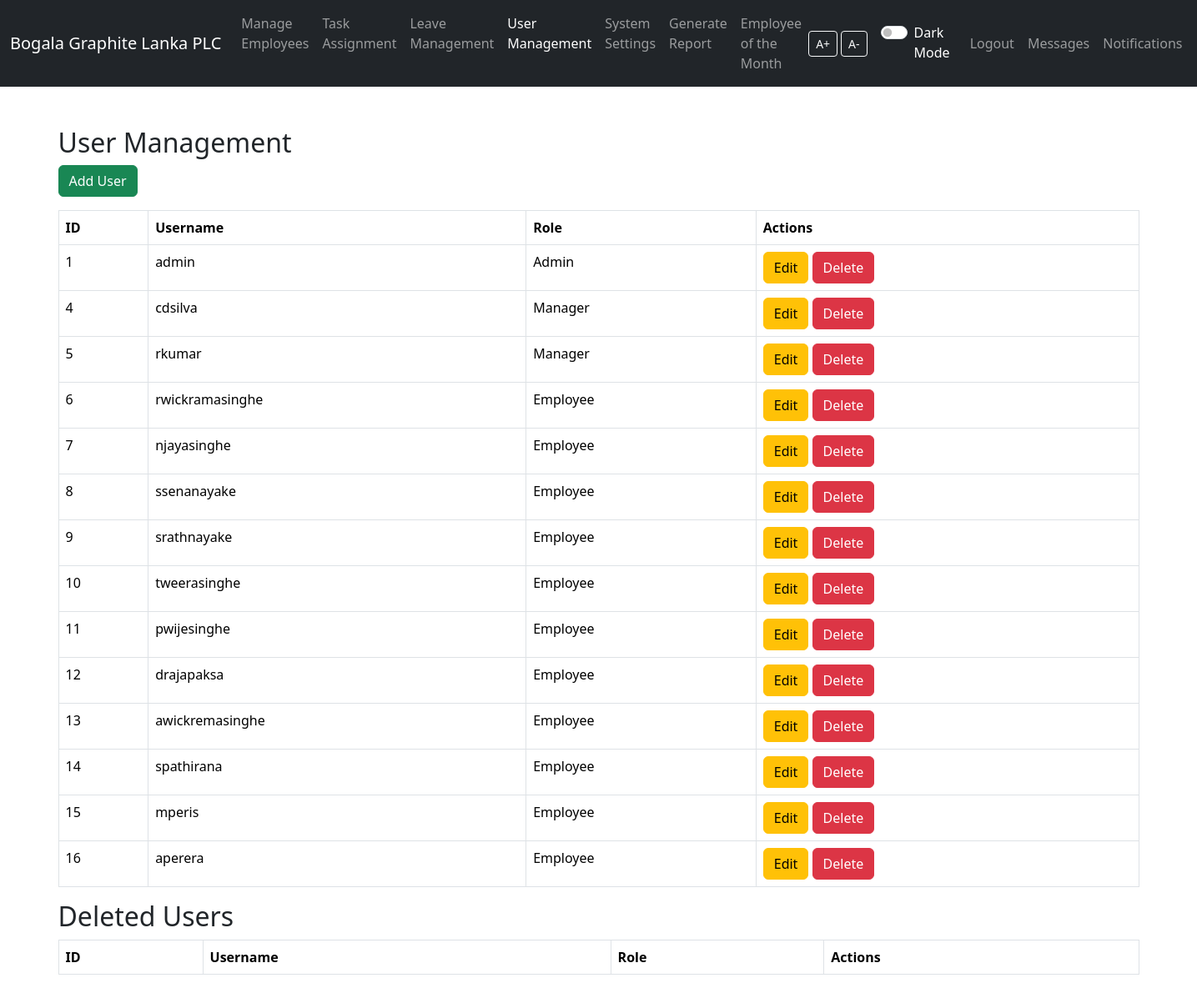
The page /user_management.php (signed in) on the database its author committed.
### tables this page shows
CREATE TABLE `users` (
  `id` int(11) NOT NULL,
  `username` varchar(100) NOT NULL,
  `password` varchar(255) NOT NULL,
  `role` enum('Admin','Manager','Employee') DEFAULT 'Employee',
  `deleted` tinyint(1) DEFAULT 0
);

### user_management.php (the view, shortened to what this page needs)
<?php
include 'db.php';
$stmt = $pdo->prepare('SELECT * FROM users WHERE deleted = 0');
$stmt->execute();
$users = $stmt->fetchAll(PDO::FETCH_ASSOC);
?>
<!DOCTYPE html>
<html lang="en">
<head>
    <link rel="stylesheet" href="vendor/bootstrap/css/bootstrap.min.css">
</head>
<body>
<?php include 'navbar.php'; ?>
    <div class="container mt-5">
        <h2>User Management</h2>
        <a href="add_user.php" class="btn btn-success mb-3">Add User</a>
        <table class="table table-bordered">
            <thead>
                <tr>
                    <th>ID</th>
                    <th>Username</th>
                    <th>Role</th>
                    <th>Actions</th>
                </tr>
            </thead>
            <tbody>
                <?php foreach ($users as $user): ?>
                    <tr>
                        <td><?= htmlspecialchars($user['id']) ?></td>
                        <td><?= htmlspecialchars($user['username']) ?></td>
                        <td><?= htmlspecialchars($user['role']) ?></td>
                        <td>
                            <a href="edit_user.php?id=<?= $user['id'] ?>" class="btn btn-warning">Edit</a>
                            <form method="POST" style="display:inline-block;">
                                <button type="submit" name="delete_user" class="btn btn-danger">Delete</button>
                            </form>
                        </td>
                    </tr>
                <?php endforeach; ?>
            </tbody>
        </table>
        <h2>Deleted Users</h2>
        <table class="table table-bordered">
            <thead>
                <tr>
                    <th>ID</th>
                    <th>Username</th>
                    <th>Role</th>
                    <th>Actions</th>
                </tr>
            </thead>
        </table>
    </div>
</body>
</html>

### rows shown on the page
users: id "1", username "admin", role "Admin"
users: id "4", username "cdsilva", role "Manager"
users: id "5", username "rkumar", role "Manager"
users: id "6", username "rwickramasinghe", role "Employee"
users: id "7", username "njayasinghe", role "Employee"
users: id "8", username "ssenanayake", role "Employee"
users: id "9", username "srathnayake", role "Employee"
users: id "10", username "tweerasinghe", role "Employee"
users: id "11", username "pwijesinghe", role "Employee"
users: id "12", username "drajapaksa", role "Employee"
users: id "13", username "awickremasinghe", role "Employee"
users: id "14", username "spathirana", role "Employee"
users: id "15", username "mperis", role "Employee"
users: id "16", username "aperera", role "Employee"
